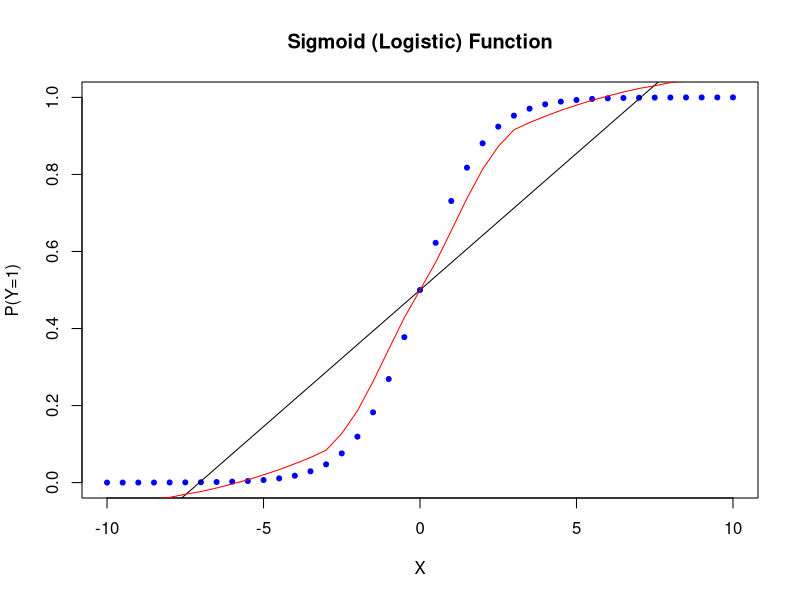

Generate this figure with R:
# Sigmoid Transformation Example 

x <- seq(-10, 10, by=0.5)
b = 0 # intercept
m = 1 # slope
y <- exp((b + m*x)) / (1 + exp((b + m*x)))
plot(x, y, xlab="X", ylab="P(Y=1)", pch=20, col="blue")
title(main="Sigmoid (Logistic) Function")
xy.glm <- glm(y~x, )
lines(x, xy.glm$fitted, col="black")

loess <- loess(y~x)
hat <- predict(loess)
#plot(y~x)
lines(x[order(x)], hat[order(hat)], col="red")


